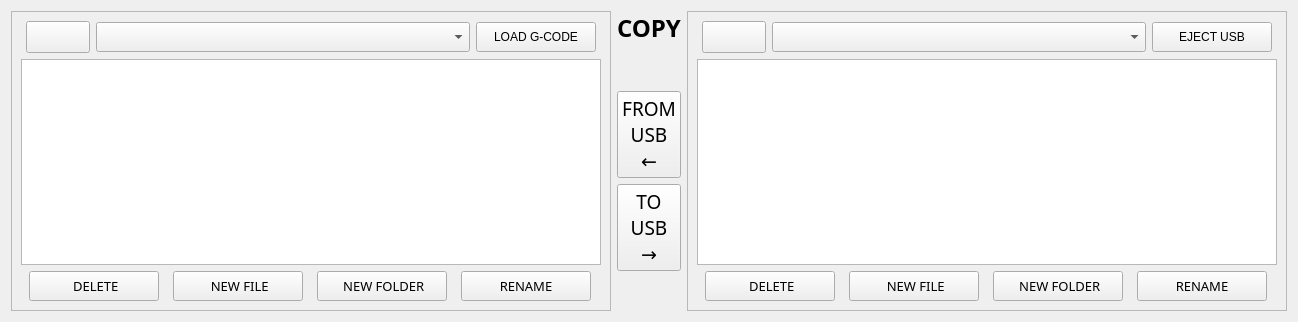
      <widget class="QWidget" name="tab_2">
       <attribute name="title">
        <string>Files</string>
       </attribute>
       <layout class="QHBoxLayout" name="horizontalLayout_9">
        <item>
         <widget class="QFrame" name="frame_34">
          <property name="sizePolicy">
           <sizepolicy hsizetype="Expanding" vsizetype="Preferred">
            <horstretch>0</horstretch>
            <verstretch>0</verstretch>
           </sizepolicy>
          </property>
          <property name="minimumSize">
           <size>
            <width>600</width>
            <height>0</height>
           </size>
          </property>
          <property name="maximumSize">
           <size>
            <width>500</width>
            <height>16777215</height>
           </size>
          </property>
          <property name="frameShape">
           <enum>QFrame::Shape::StyledPanel</enum>
          </property>
          <property name="frameShadow">
           <enum>QFrame::Shadow::Raised</enum>
          </property>
          <layout class="QVBoxLayout" name="verticalLayout_35">
           <item>
            <layout class="QHBoxLayout" name="horizontalLayout_121">
             <property name="leftMargin">
              <number>5</number>
             </property>
             <property name="rightMargin">
              <number>5</number>
             </property>
             <item>
              <widget class="QPushButton" name="main_folder_up_button">
               <property name="sizePolicy">
                <sizepolicy hsizetype="Fixed" vsizetype="Fixed">
                 <horstretch>0</horstretch>
                 <verstretch>0</verstretch>
                </sizepolicy>
               </property>
               <property name="minimumSize">
                <size>
                 <width>64</width>
                 <height>32</height>
                </size>
               </property>
               <property name="maximumSize">
                <size>
                 <width>64</width>
                 <height>32</height>
                </size>
               </property>
               <property name="focusPolicy">
                <enum>Qt::FocusPolicy::NoFocus</enum>
               </property>
               <property name="text">
                <string/>
               </property>
               <property name="icon">
                <iconset resource="../resources.qrc">
                 <normaloff>:/images/folder_up.png</normaloff>:/images/folder_up.png</iconset>
               </property>
               <property name="iconSize">
                <size>
                 <width>30</width>
                 <height>17</height>
                </size>
               </property>
              </widget>
             </item>
             <item>
              <widget class="RecentFileComboBox" name="recentfilecombobox_2">
               <property name="sizePolicy">
                <sizepolicy hsizetype="Preferred" vsizetype="Fixed">
                 <horstretch>1</horstretch>
                 <verstretch>0</verstretch>
                </sizepolicy>
               </property>
               <property name="minimumSize">
                <size>
                 <width>0</width>
                 <height>30</height>
                </size>
               </property>
               <property name="maximumSize">
                <size>
                 <width>16777215</width>
                 <height>30</height>
                </size>
               </property>
              </widget>
             </item>
             <item>
              <widget class="QPushButton" name="main_load_gcode_button">
               <property name="sizePolicy">
                <sizepolicy hsizetype="Fixed" vsizetype="Fixed">
                 <horstretch>0</horstretch>
                 <verstretch>0</verstretch>
                </sizepolicy>
               </property>
               <property name="minimumSize">
                <size>
                 <width>120</width>
                 <height>30</height>
                </size>
               </property>
               <property name="maximumSize">
                <size>
                 <width>100</width>
                 <height>30</height>
                </size>
               </property>
               <property name="focusPolicy">
                <enum>Qt::FocusPolicy::NoFocus</enum>
               </property>
               <property name="text">
                <string>LOAD G-CODE</string>
               </property>
              </widget>
             </item>
            </layout>
           </item>
           <item>
            <layout class="QHBoxLayout" name="horizontalLayout_122">
             <item>
              <widget class="FileSystemTable" name="filesystemtable">
               <property name="focusPolicy">
                <enum>Qt::FocusPolicy::WheelFocus</enum>
               </property>
               <property name="selectionMode">
                <enum>QAbstractItemView::SelectionMode::SingleSelection</enum>
               </property>
               <property name="showGrid">
                <bool>false</bool>
               </property>
              </widget>
             </item>
            </layout>
           </item>
           <item>
            <layout class="QHBoxLayout" name="horizontalLayout_123">
             <item>
              <widget class="QPushButton" name="main_delete_item_button">
               <property name="sizePolicy">
                <sizepolicy hsizetype="Fixed" vsizetype="Fixed">
                 <horstretch>0</horstretch>
                 <verstretch>0</verstretch>
                </sizepolicy>
               </property>
               <property name="minimumSize">
                <size>
                 <width>130</width>
                 <height>30</height>
                </size>
               </property>
               <property name="maximumSize">
                <size>
                 <width>90</width>
                 <height>30</height>
                </size>
               </property>
               <property name="font">
                <font>
                 <family>3270 Nerd Font Propo</family>
                 <pointsize>10</pointsize>
                 <fontweight>DemiBold</fontweight>
                </font>
               </property>
               <property name="focusPolicy">
                <enum>Qt::FocusPolicy::NoFocus</enum>
               </property>
               <property name="text">
                <string> DELETE</string>
               </property>
               <property name="icon">
                <iconset resource="../resources.qrc">
                 <normaloff>:/images/delete.png</normaloff>:/images/delete.png</iconset>
               </property>
               <property name="iconSize">
                <size>
                 <width>14</width>
                 <height>14</height>
                </size>
               </property>
              </widget>
             </item>
             <item>
              <widget class="QPushButton" name="main_new_file_button">
               <property name="sizePolicy">
                <sizepolicy hsizetype="Fixed" vsizetype="Fixed">
                 <horstretch>0</horstretch>
                 <verstretch>0</verstretch>
                </sizepolicy>
               </property>
               <property name="minimumSize">
                <size>
                 <width>130</width>
                 <height>30</height>
                </size>
               </property>
               <property name="maximumSize">
                <size>
                 <width>100</width>
                 <height>30</height>
                </size>
               </property>
               <property name="font">
                <font>
                 <family>3270 Nerd Font Propo</family>
                 <pointsize>10</pointsize>
                 <fontweight>DemiBold</fontweight>
                </font>
               </property>
               <property name="focusPolicy">
                <enum>Qt::FocusPolicy::NoFocus</enum>
               </property>
               <property name="text">
                <string> NEW FILE</string>
               </property>
               <property name="icon">
                <iconset resource="../resources.qrc">
                 <normaloff>:/images/new_file.png</normaloff>:/images/new_file.png</iconset>
               </property>
               <property name="iconSize">
                <size>
                 <width>12</width>
                 <height>16</height>
                </size>
               </property>
              </widget>
             </item>
             <item>
              <widget class="QPushButton" name="main_new_folder_button">
               <property name="sizePolicy">
                <sizepolicy hsizetype="Fixed" vsizetype="Fixed">
                 <horstretch>0</horstretch>
                 <verstretch>0</verstretch>
                </sizepolicy>
               </property>
               <property name="minimumSize">
                <size>
                 <width>130</width>
                 <height>30</height>
                </size>
               </property>
               <property name="maximumSize">
                <size>
                 <width>125</width>
                 <height>30</height>
                </size>
               </property>
               <property name="font">
                <font>
                 <family>3270 Nerd Font Propo</family>
                 <pointsize>10</pointsize>
                 <fontweight>DemiBold</fontweight>
                </font>
               </property>
               <property name="focusPolicy">
                <enum>Qt::FocusPolicy::NoFocus</enum>
               </property>
               <property name="text">
                <string> NEW FOLDER</string>
               </property>
               <property name="icon">
                <iconset resource="../resources.qrc">
                 <normaloff>:/images/new_folder.png</normaloff>:/images/new_folder.png</iconset>
               </property>
               <property name="iconSize">
                <size>
                 <width>28</width>
                 <height>15</height>
                </size>
               </property>
              </widget>
             </item>
             <item>
              <widget class="QPushButton" name="main_rename_item_button">
               <property name="sizePolicy">
                <sizepolicy hsizetype="Fixed" vsizetype="Fixed">
                 <horstretch>0</horstretch>
                 <verstretch>0</verstretch>
                </sizepolicy>
               </property>
               <property name="minimumSize">
                <size>
                 <width>130</width>
                 <height>30</height>
                </size>
               </property>
               <property name="maximumSize">
                <size>
                 <width>90</width>
                 <height>30</height>
                </size>
               </property>
               <property name="font">
                <font>
                 <family>3270 Nerd Font Propo</family>
                 <pointsize>10</pointsize>
                 <fontweight>DemiBold</fontweight>
                </font>
               </property>
               <property name="focusPolicy">
                <enum>Qt::FocusPolicy::NoFocus</enum>
               </property>
               <property name="text">
                <string>RENAME</string>
               </property>
              </widget>
             </item>
            </layout>
           </item>
          </layout>
         </widget>
        </item>
        <item>
         <layout class="QVBoxLayout" name="verticalLayout_7">
          <property name="sizeConstraint">
           <enum>QLayout::SizeConstraint::SetDefaultConstraint</enum>
          </property>
          <item>
           <widget class="QLabel" name="label_4">
            <property name="font">
             <font>
              <family>3270 Nerd Font Propo</family>
              <pointsize>18</pointsize>
              <bold>true</bold>
             </font>
            </property>
            <property name="autoFillBackground">
             <bool>false</bool>
            </property>
            <property name="text">
             <string>COPY</string>
            </property>
            <property name="alignment">
             <set>Qt::AlignmentFlag::AlignCenter</set>
            </property>
           </widget>
          </item>
          <item>
           <spacer name="verticalSpacer_3">
            <property name="orientation">
             <enum>Qt::Orientation::Vertical</enum>
            </property>
            <property name="sizeHint" stdset="0">
             <size>
              <width>20</width>
              <height>40</height>
             </size>
            </property>
           </spacer>
          </item>
          <item>
           <widget class="QPushButton" name="copy_from_usb">
            <property name="maximumSize">
             <size>
              <width>64</width>
              <height>16777215</height>
             </size>
            </property>
            <property name="font">
             <font>
              <family>3270 Nerd Font Propo</family>
              <pointsize>14</pointsize>
              <fontweight>DemiBold</fontweight>
             </font>
            </property>
            <property name="focusPolicy">
             <enum>Qt::FocusPolicy::NoFocus</enum>
            </property>
            <property name="layoutDirection">
             <enum>Qt::LayoutDirection::LeftToRight</enum>
            </property>
            <property name="text">
             <string>FROM
USB
←</string>
            </property>
            <property name="autoDefault">
             <bool>false</bool>
            </property>
           </widget>
          </item>
          <item>
           <widget class="QPushButton" name="copy_to_usb">
            <property name="enabled">
             <bool>true</bool>
            </property>
            <property name="maximumSize">
             <size>
              <width>64</width>
              <height>16777215</height>
             </size>
            </property>
            <property name="font">
             <font>
              <family>3270 Nerd Font Propo</family>
              <pointsize>14</pointsize>
              <fontweight>DemiBold</fontweight>
             </font>
            </property>
            <property name="focusPolicy">
             <enum>Qt::FocusPolicy::NoFocus</enum>
            </property>
            <property name="text">
             <string>TO
USB
→</string>
            </property>
           </widget>
          </item>
          <item>
           <spacer name="verticalSpacer_2">
            <property name="orientation">
             <enum>Qt::Orientation::Vertical</enum>
            </property>
            <property name="sizeHint" stdset="0">
             <size>
              <width>20</width>
              <height>40</height>
             </size>
            </property>
           </spacer>
          </item>
         </layout>
        </item>
        <item>
         <widget class="QFrame" name="frame_35">
          <property name="sizePolicy">
           <sizepolicy hsizetype="Expanding" vsizetype="Preferred">
            <horstretch>0</horstretch>
            <verstretch>0</verstretch>
           </sizepolicy>
          </property>
          <property name="minimumSize">
           <size>
            <width>600</width>
            <height>0</height>
           </size>
          </property>
          <property name="maximumSize">
           <size>
            <width>500</width>
            <height>16777215</height>
           </size>
          </property>
          <property name="frameShape">
           <enum>QFrame::Shape::StyledPanel</enum>
          </property>
          <property name="frameShadow">
           <enum>QFrame::Shadow::Raised</enum>
          </property>
          <layout class="QVBoxLayout" name="verticalLayout_37">
           <item>
            <layout class="QHBoxLayout" name="horizontalLayout_124">
             <property name="leftMargin">
              <number>5</number>
             </property>
             <property name="rightMargin">
              <number>5</number>
             </property>
             <item>
              <widget class="QPushButton" name="device_folder_up_button">
               <property name="sizePolicy">
                <sizepolicy hsizetype="Fixed" vsizetype="Fixed">
                 <horstretch>0</horstretch>
                 <verstretch>0</verstretch>
                </sizepolicy>
               </property>
               <property name="minimumSize">
                <size>
                 <width>64</width>
                 <height>32</height>
                </size>
               </property>
               <property name="maximumSize">
                <size>
                 <width>64</width>
                 <height>32</height>
                </size>
               </property>
               <property name="focusPolicy">
                <enum>Qt::FocusPolicy::NoFocus</enum>
               </property>
               <property name="text">
                <string/>
               </property>
               <property name="icon">
                <iconset resource="../resources.qrc">
                 <normaloff>:/images/folder_up.png</normaloff>:/images/folder_up.png</iconset>
               </property>
               <property name="iconSize">
                <size>
                 <width>30</width>
                 <height>17</height>
                </size>
               </property>
              </widget>
             </item>
             <item>
              <widget class="RemovableDeviceComboBox" name="removabledevicecombobox">
               <property name="sizePolicy">
                <sizepolicy hsizetype="Preferred" vsizetype="Fixed">
                 <horstretch>1</horstretch>
                 <verstretch>0</verstretch>
                </sizepolicy>
               </property>
               <property name="minimumSize">
                <size>
                 <width>0</width>
                 <height>30</height>
                </size>
               </property>
               <property name="maximumSize">
                <size>
                 <width>16777215</width>
                 <height>30</height>
                </size>
               </property>
              </widget>
             </item>
             <item>
              <widget class="QPushButton" name="device_eject_usb_button">
               <property name="sizePolicy">
                <sizepolicy hsizetype="Fixed" vsizetype="Fixed">
                 <horstretch>0</horstretch>
                 <verstretch>0</verstretch>
                </sizepolicy>
               </property>
               <property name="minimumSize">
                <size>
                 <width>120</width>
                 <height>30</height>
                </size>
               </property>
               <property name="maximumSize">
                <size>
                 <width>100</width>
                 <height>30</height>
                </size>
               </property>
               <property name="focusPolicy">
                <enum>Qt::FocusPolicy::NoFocus</enum>
               </property>
               <property name="text">
                <string>EJECT USB</string>
               </property>
              </widget>
             </item>
            </layout>
           </item>
           <item>
            <layout class="QHBoxLayout" name="horizontalLayout_125">
             <item>
              <widget class="FileSystemTable" name="filesystemtable_2">
               <property name="focusPolicy">
                <enum>Qt::FocusPolicy::WheelFocus</enum>
               </property>
               <property name="selectionMode">
                <enum>QAbstractItemView::SelectionMode::SingleSelection</enum>
               </property>
               <property name="showGrid">
                <bool>false</bool>
               </property>
              </widget>
             </item>
            </layout>
           </item>
           <item>
            <layout class="QHBoxLayout" name="horizontalLayout_126">
             <item>
              <widget class="QPushButton" name="device_delete_item_button">
               <property name="sizePolicy">
                <sizepolicy hsizetype="Fixed" vsizetype="Fixed">
                 <horstretch>0</horstretch>
                 <verstretch>0</verstretch>
                </sizepolicy>
               </property>
               <property name="minimumSize">
                <size>
                 <width>130</width>
                 <height>30</height>
                </size>
               </property>
               <property name="maximumSize">
                <size>
                 <width>90</width>
                 <height>30</height>
                </size>
               </property>
               <property name="font">
                <font>
                 <family>3270 Nerd Font Propo</family>
                 <pointsize>10</pointsize>
                 <fontweight>DemiBold</fontweight>
                </font>
               </property>
               <property name="focusPolicy">
                <enum>Qt::FocusPolicy::NoFocus</enum>
               </property>
               <property name="text">
                <string> DELETE</string>
               </property>
               <property name="icon">
                <iconset resource="../resources.qrc">
                 <normaloff>:/images/delete.png</normaloff>:/images/delete.png</iconset>
               </property>
               <property name="iconSize">
                <size>
                 <width>14</width>
                 <height>14</height>
                </size>
               </property>
              </widget>
             </item>
             <item>
              <widget class="QPushButton" name="device_new_file_button">
               <property name="sizePolicy">
                <sizepolicy hsizetype="Fixed" vsizetype="Fixed">
                 <horstretch>0</horstretch>
                 <verstretch>0</verstretch>
                </sizepolicy>
               </property>
               <property name="minimumSize">
                <size>
                 <width>130</width>
                 <height>30</height>
                </size>
               </property>
               <property name="maximumSize">
                <size>
                 <width>100</width>
                 <height>30</height>
                </size>
               </property>
               <property name="font">
                <font>
                 <family>3270 Nerd Font Propo</family>
                 <pointsize>10</pointsize>
                 <fontweight>DemiBold</fontweight>
                </font>
               </property>
               <property name="focusPolicy">
                <enum>Qt::FocusPolicy::NoFocus</enum>
               </property>
               <property name="text">
                <string> NEW FILE</string>
               </property>
               <property name="icon">
                <iconset resource="../resources.qrc">
                 <normaloff>:/images/new_file.png</normaloff>:/images/new_file.png</iconset>
               </property>
               <property name="iconSize">
                <size>
                 <width>12</width>
                 <height>16</height>
                </size>
               </property>
              </widget>
             </item>
             <item>
              <widget class="QPushButton" name="device_new_folder_button">
               <property name="sizePolicy">
                <sizepolicy hsizetype="Fixed" vsizetype="Fixed">
                 <horstretch>0</horstretch>
                 <verstretch>0</verstretch>
                </sizepolicy>
               </property>
               <property name="minimumSize">
                <size>
                 <width>130</width>
                 <height>30</height>
                </size>
               </property>
               <property name="maximumSize">
                <size>
                 <width>125</width>
                 <height>30</height>
                </size>
               </property>
               <property name="font">
                <font>
                 <family>3270 Nerd Font Propo</family>
                 <pointsize>10</pointsize>
                 <fontweight>DemiBold</fontweight>
                </font>
               </property>
               <property name="focusPolicy">
                <enum>Qt::FocusPolicy::NoFocus</enum>
               </property>
               <property name="text">
                <string> NEW FOLDER</string>
               </property>
               <property name="icon">
                <iconset resource="../resources.qrc">
                 <normaloff>:/images/new_folder.png</normaloff>:/images/new_folder.png</iconset>
               </property>
               <property name="iconSize">
                <size>
                 <width>28</width>
                 <height>15</height>
                </size>
               </property>
              </widget>
             </item>
             <item>
              <widget class="QPushButton" name="device_rename_item_button">
               <property name="sizePolicy">
                <sizepolicy hsizetype="Fixed" vsizetype="Fixed">
                 <horstretch>0</horstretch>
                 <verstretch>0</verstretch>
                </sizepolicy>
               </property>
               <property name="minimumSize">
                <size>
                 <width>130</width>
                 <height>30</height>
                </size>
               </property>
               <property name="maximumSize">
                <size>
                 <width>90</width>
                 <height>30</height>
                </size>
               </property>
               <property name="font">
                <font>
                 <family>3270 Nerd Font Propo</family>
                 <pointsize>10</pointsize>
                 <fontweight>DemiBold</fontweight>
                </font>
               </property>
               <property name="focusPolicy">
                <enum>Qt::FocusPolicy::NoFocus</enum>
               </property>
               <property name="text">
                <string>RENAME</string>
               </property>
              </widget>
             </item>
            </layout>
           </item>
          </layout>
         </widget>
        </item>
       </layout>
      </widget>
